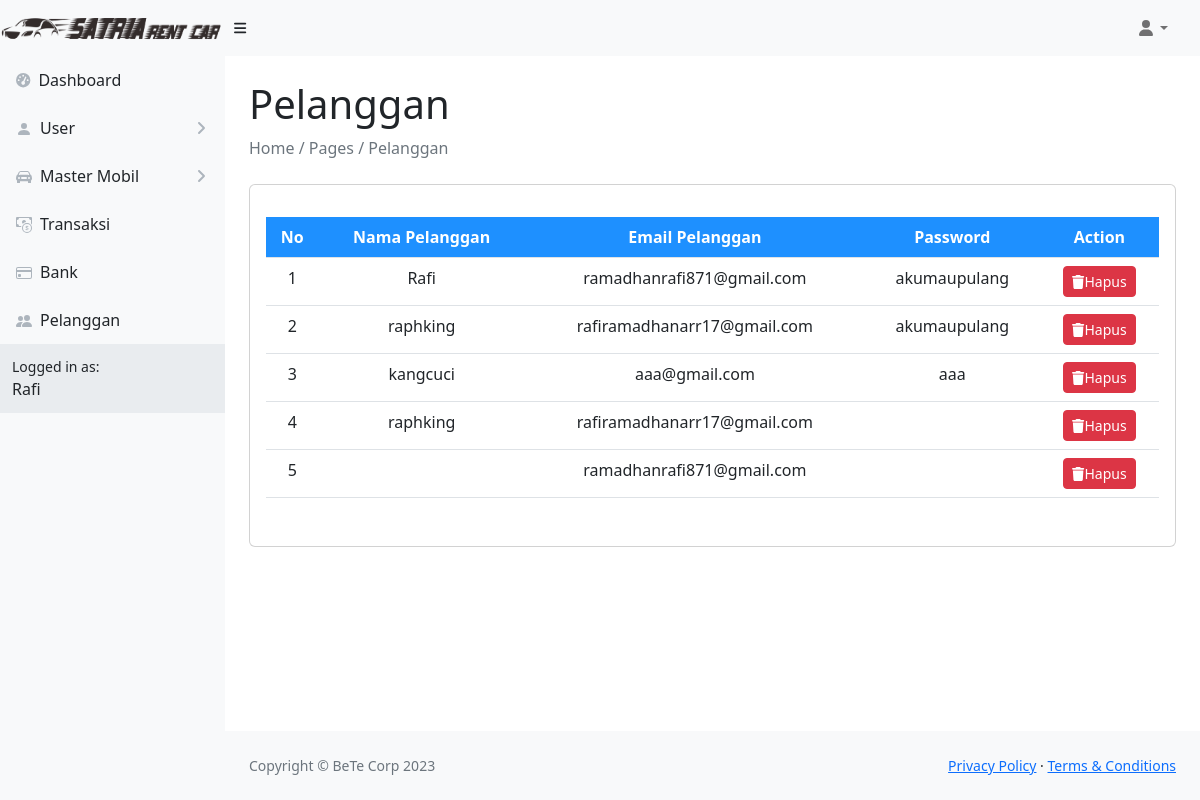
The app's page /rentalsatria/pelanggan.php (signed in) with its own data.
### tables this page shows
CREATE TABLE `tbl_user` (
  `id_user` int(11) NOT NULL,
  `nama` varchar(128) NOT NULL,
  `email` varchar(128) NOT NULL,
  `password` varchar(128) NOT NULL,
  `photo_user` varchar(128) DEFAULT NULL,
  `status_user` int(11) NOT NULL
);

CREATE TABLE `tbl_pelanggan` (
  `id_pelanggan` int(11) NOT NULL,
  `nama_pelanggan` varchar(128) DEFAULT NULL,
  `email_pelanggan` varchar(128) NOT NULL,
  `password` varchar(128) NOT NULL,
  `gambar_pelanggan` varchar(128) DEFAULT NULL,
  `nik_ktp` varchar(20) DEFAULT NULL,
  `upload_ktp` varchar(50) DEFAULT NULL,
  `no_sim` varchar(20) DEFAULT NULL,
  `upload_sim` varchar(50) DEFAULT NULL
);

### rentalsatria/pelanggan.php (the view, shortened to what this page needs)
<?php
    include 'database/koneksi.php';
    $query = "SELECT * FROM tbl_pelanggan";
    $sql = mysqli_query($conn, $query);
    $no = 1;
    if(isset($_SESSION['email'])){
        $email = $_SESSION['email'];
        $query = "SELECT * FROM tbl_user WHERE email = '$email'";
        $result = mysqli_query($conn, $query);
        $data = mysqli_fetch_array($result);
    }
?>
<!DOCTYPE html>
<html lang="en">
<head>
    <link href="https://cdn.jsdelivr.net/npm/simple-datatables@7.1.2/dist/style.min.css" rel="stylesheet" />
    <link href="./css/styles.css" rel="stylesheet" />
</head>
<body class="sb-nav-fixed">
    <nav class="sb-topnav navbar navbar-expand navbar-light bg-light">
        <a class="navbar-brand" href="index.html"><img src="images/logo.png" alt="" style="width:225px;height:40px;"></a>
        <button class="btn btn-link btn-sm order-1 order-lg-0 me-4 me-lg-0" id="sidebarToggle" href="#!"><i
                class="fas fa-bars"></i></button>
        <ul class="navbar-nav ms-auto ms-md-0 me-3 me-lg-4">
            <li class="nav-item dropdown">
                <a class="nav-link dropdown-toggle" id="navbarDropdown" href="#" role="button" data-bs-toggle="dropdown"
                    aria-expanded="false"><i class="fas fa-user fa-fw"></i></a>
            </li>
        </ul>
    </nav>
    <div id="layoutSidenav">
        <div id="layoutSidenav_nav">
            <nav class="sb-sidenav accordion sb-sidenav-light" id="sidenavAccordion">
                <div class="sb-sidenav-menu">
                    <div class="nav">
                        <a class="nav-link" href="admin.php">
                            <div class="sb-nav-link-icon"><i class="fas fa-tachometer-alt"></i></div>
                            Dashboard
                        </a>
                        <a class="nav-link collapsed" href="#" data-bs-toggle="collapse"
                            data-bs-target="#collapseLayouts" aria-expanded="false" aria-controls="collapseLayouts">
                            <div class="sb-nav-link-icon"><svg xmlns="http://www.w3.org/2000/svg" width="16" height="16" fill="currentColor" class="bi bi-person-fill" viewBox="0 0 16 16">
                                <path d="M3 14s-1 0-1-1 1-4 6-4 6 3 6 4-1 1-1 1H3Zm5-6a3 3 0 1 0 0-6 3 3 0 0 0 0 6Z"/>
                            </svg></div>
                            User
                            <div class="sb-sidenav-collapse-arrow"><i class="fas fa-angle-down"></i></div>
                        </a>
                        <a class="nav-link collapsed" href="#" data-bs-toggle="collapse" data-bs-target="#collapsePages"
                            aria-expanded="false" aria-controls="collapsePages">
                            <div class="sb-nav-link-icon"></div>
                            Master Mobil
                            <div class="sb-sidenav-collapse-arrow"><i class="fas fa-angle-down"></i></div>
                        </a>
                        <a class="nav-link" href="transaksi.php">
                            <div class="sb-nav-link-icon"></div>
                            Transaksi
                        </a>
                        <a class="nav-link" href="bank.php">
                            <div class="sb-nav-link-icon"></div>
                            Bank
                        </a>
                        <a class="nav-link" href="">
                            <div class="sb-nav-link-icon"></div>
                            Pelanggan
                        </a>
                </div>
                <div class="sb-sidenav-footer">
                    <div class="small">Logged in as:</div>
                    <?=$data['nama']?>
                </div>
            </nav>
        </div>
    <div id="layoutSidenav_content">
    <main id="main" class="main">
        <div class="container-fluid px-4">
            <h1 class="mt-4">Pelanggan</h1>
            <ol class="breadcrumb mb-4">
                <li class="breadcrumb-item active">Home / Pages / Pelanggan</li>
            </ol>
        <section class="section dashboard">
            <div class="row">
                <div class="col-md-12">
                    <div class="card">
                        <div class="card-body my-3">
                            <table class="table table-responsive" id="example1">
                                <thead class="text-center" style="color: white; background-color: dodgerblue;">
                                    <tr>
                                        <th>No</th>
                                        <th>Nama Pelanggan</th>
                                        <th>Email Pelanggan</th>
                                        <th>Password</th>
                                        <th>Action</th>
                                    </tr>
                                </thead>
                                <tbody>
                                    <?php while ($result = mysqli_fetch_assoc($sql)) { ?>
                                        <tr>
                                            <td class="text-center"><?=$no++?></td>
                                            <td class="text-center"><?=$result['nama_pelanggan']?></td>
                                            <td class="text-center"><?=$result['email_pelanggan']?></td>
                                            <td class="text-center"><?=$result['password']?></td>
                                            <td class="text-center">
                                                <button type="button" name="hapus" class="btn btn-danger btn-sm text-white" data-bs-toggle="modal" data-bs-target="#hapus<?=$no?>"><i class="fas fa-trash"></i>Hapus</button>
                                            </td>
                                        </tr>
                                    </div>
                                    <?php } ?>
                        </div>
                    </div>
            <footer class="py-4 bg-light mt-auto">
                <div class="container-fluid px-4">
                    <div class="d-flex align-items-center justify-content-between small">
                        <div class="text-muted">Copyright &copy; BeTe Corp 2023</div>
                        <div>
                            <a href="#">Privacy Policy</a>
                            &middot;
                            <a href="#">Terms &amp; Conditions</a>
                        </div>
                    </div>
                </div>
            </footer>
</body>
</html>

### records on screen
tbl_user: nama "Rafi"
tbl_pelanggan: nama_pelanggan "Rafi", email_pelanggan "ramadhanrafi871@gmail.com", password "akumaupulang"
tbl_pelanggan: nama_pelanggan "raphking", email_pelanggan "rafiramadhanarr17@gmail.com", password "akumaupulang"
tbl_pelanggan: nama_pelanggan "kangcuci", email_pelanggan "aaa@gmail.com", password "aaa"
tbl_pelanggan: nama_pelanggan "raphking", email_pelanggan "rafiramadhanarr17@gmail.com"
tbl_pelanggan: email_pelanggan "ramadhanrafi871@gmail.com"
